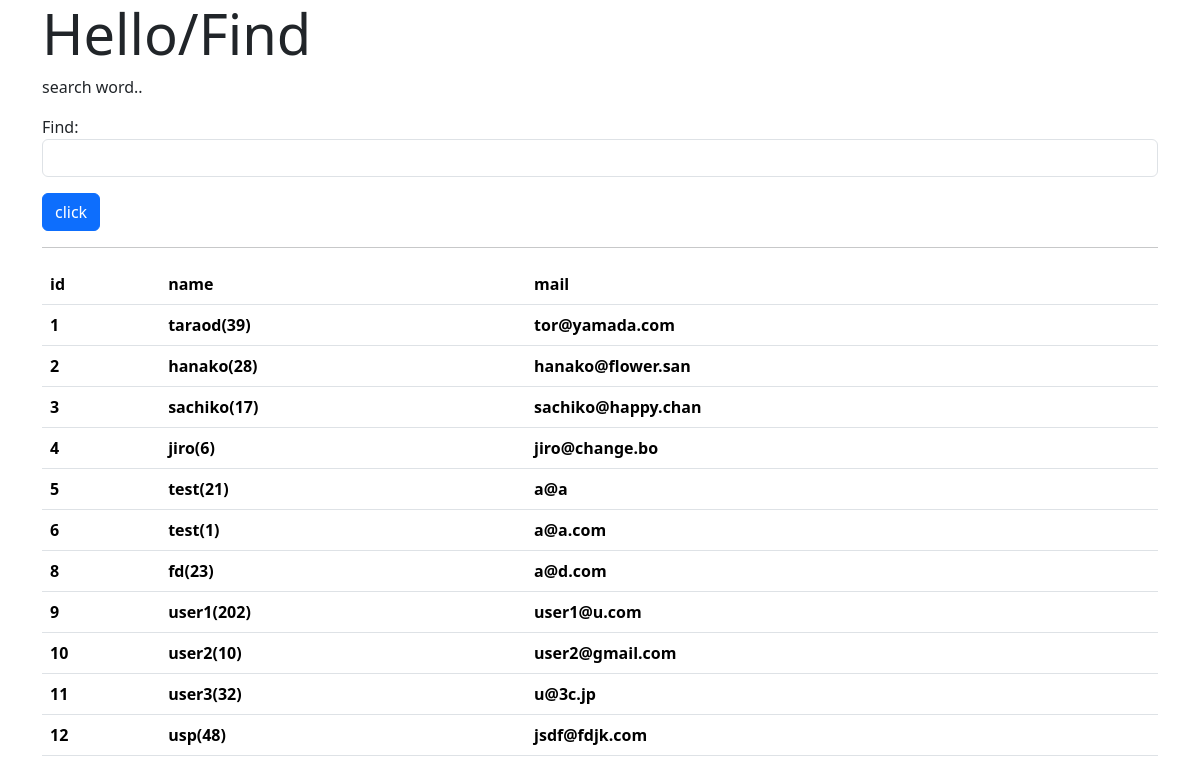
/hello/find, run on the app's committed database.
### hello/models.py (models this page shows, shortened)
class Friend(models.Model):
    name = models.CharField(max_length=100)
    mail = models.EmailField(max_length=200)
    gender = models.BooleanField()
    age = models.IntegerField(default=0)
    birthday = models.DateField()

### hello/views.py (the view, shortened to what this page needs)
# urls.py: path('find',views.find, name="find"),
def find(request):
    params = {
        'title':'Hello/Find',
        'msg':"search word..",
        'form': FindForm(),
        'data':Friend.objects.all(),
    }
    return render(request,'hello/find.html',params)

### hello/forms.py
class FindForm(forms.Form):
    find = forms.CharField(label="Find",required=False,widget=forms.TextInput(attrs={'class':"form-control"}))

### hello/views.py (called while the page is built)
def sample_middleware(get_response):
    def middleware(request):
        counter = request.session.get('counter',0)
        request.session['counter'] = counter + 1
        response = get_response(request)
        print("count:" + str(counter))
        return response
    return middleware

### hello/templates/hello/find.html (shortened to what this page needs)
{% load static %}
<!DOCTYPE html>
<html lang="en">
<head>
    <link rel="stylesheet" href="https://cdn.jsdelivr.net/npm/bootstrap/dist/css/bootstrap.css">
</head>
<body class="container">
    <h1 class="display-4">{{title}}</h1>
    <p>{{msg|safe}}</p>
    <form action="{% url 'find' %}" method="POST">
        {{form.as_p}}
        <input type="submit" value="click" class="btn btn-primary">
    </form>
    <hr>
    <table class="table">
        <tr>
            <th>id</th>
            <th>name</th>
            <th>mail</th>
        </tr>
        {% for item in data %}
        <tr>
            <th>{{item.id}}</th>
            <th>{{item.name}}({{item.age}})</th>
            <th>{{item.mail}}</th>
        </tr>
        {% endfor %}
    </table>
</body>
</html>

### data on the page
Friend: id "1", name "taraod", age "39", mail "tor@yamada.com"
Friend: id "2", name "hanako", age "28", mail "hanako@flower.san"
Friend: id "3", name "sachiko", age "17", mail "sachiko@happy.chan"
Friend: id "4", name "jiro", age "6", mail "jiro@change.bo"
Friend: id "5", name "test", age "21", mail "a@a"
Friend: id "6", name "test", age "1", mail "a@a.com"
Friend: id "8", name "fd", age "23", mail "a@d.com"
Friend: id "9", name "user1", age "202", mail "user1@u.com"
Friend: id "10", name "user2", age "10", mail "user2@gmail.com"
Friend: id "11", name "user3", age "32", mail "u@3c.jp"
Friend: id "12", name "usp", age "48", mail "jsdf@fdjk.com"

### other printed values
{{ msg|safe }} "search word.."
